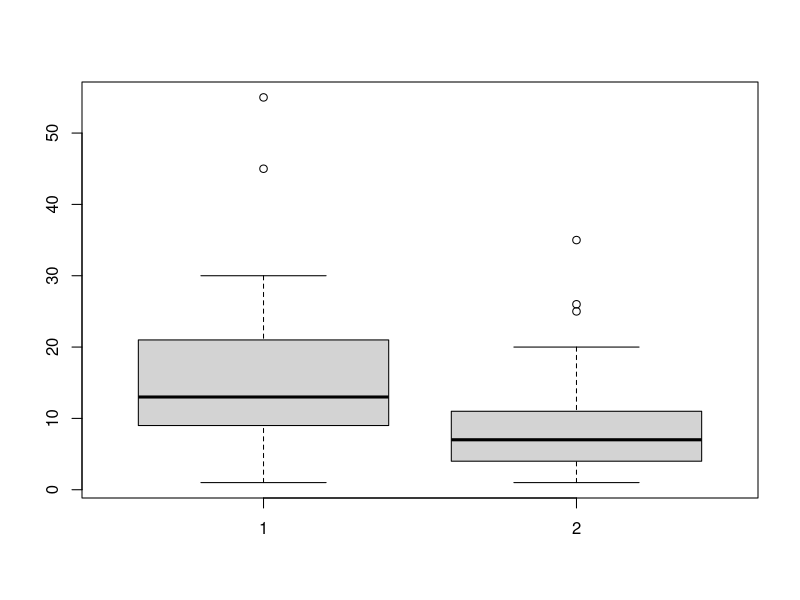

This figure's R source:
## ---- chunk 1
knitr::opts_chunk$set(echo = TRUE)
## ---- chunk 2
Emp <- data.frame("EMP" = 1:15, "MES" = c(8,9,4,5,3,6,8,6,6,8,5,5,6,4,4), 
                  "SET" = c('C','C','I','I','I','C','C','I','I','C','C','I','C','I','I'), 
                  "TAM" = c('G','M','G','M','M','P','G','M','P','M','P','P','M','M','G'))
## ---- chunk 3
C <- Emp[ which(Emp$SET == "C"),]
I <- Emp[ which(Emp$SET == "I"),]
## ---- chunk 4
#Media e mediana de cada grupo

mean(C$MES) 
mean(I$MES) 

median(C$MES)
median(I$MES)

  #Desvio Padrão de cada grupo

sd(C$MES) 
sd(I$MES) 

## ---- chunk 5
fivenum(Emp$MES) 
## ---- chunk 6
G <- Emp[ which(Emp$TAM == "G"),]  ##Tamanho grande
M <- Emp[ which(Emp$TAM == "M"),]  ##Tamanho médio
P <- Emp[ which(Emp$TAM == "P"),]  ##Tamanho pequeno

median(G$MES) 
median(M$MES) 
median(P$MES) 

mean(G$MES) 
mean(M$MES) 
mean(P$MES) 

sd(G$MES) 
sd(M$MES) 
sd(P$MES) 


## ---- chunk 7
Inv <- data.frame("CID" = c("A", "B", "C", "D", "E", "F", "G", "H", "I", "J"),
                  "INV" = c(26,16, 14,10, 19, 15, 19, 16, 19, 18))
## ---- chunk 8
mean(Inv$INV)
## ---- chunk 9
s <- sd(Inv$INV) 

mean(Inv$INV) - (2*s) ##Identificando valor para programa especial 
## ---- chunk 10

mean(Inv$INV) - (2*s) #Valor minimo investimento básico
mean(Inv$INV) + (2*s) #Valor maximo investimento basico


invba <- Inv[ which(Inv$INV < 25.56 
                         & Inv$INV > 8.83), ] #Selecionando casos com investimento básico

mean(invba$INV) #media investimento basico
## ---- chunk 11
Est <- data.frame("IND" = 1:20, "A" = c(55,2,13,11,23,2,15,12,14,28,12,45,19,30,16,12,7,13,1,7),
                  "B" =  c(20,7,6,5,3,25,5,3,3,10,8,5,1,35,9,8,12,2,26,NA))
## ---- chunk 12
mean(Est$A) ##Media estimulo A = 16.85
mean(Est$B, na.rm = TRUE) ##Media estimulo B = 10.16

median(Est$A) ##Mediana estimulo A = 13
median(Est$B, na.rm = TRUE) ##Mediana estimulo B  = 7

sd(Est$A) ##Desvio padrao estimulo A = 13.80
sd(Est$B, na.rm = TRUE) ##Desvio padrao estimulo B = 9.45
## ---- chunk 13
boxplot(Est$A, Est$B)
## ---- chunk 14
fam <- data.frame("FAM" = c("A", "B", "C", "D", "E", "F", "G", "H", "I", "J"), "REN" = 
                    c(12,16,18,20,28,30,40,48,50,54), "SAU" = c(7.2,7.4,7,6.5,6.6,6.7,6,5.6,6,5.5))
## ---- chunk 15
mean(fam$REN) #Media renda familia 
mean(fam$SAU) #Media percentual gasto com saude 

sd(fam$REN) #sd renda familia 
sd(fam$SAU) #sd percentual gasto com saude 

cov(fam$REN, fam$SAU) #cov entre as duas variaveis

cor(fam$REN, fam$SAU) #correlacao entre as duas variaveis
## ---- chunk 16
not <- data.frame("ALU" = c("A", "B", "C", "D", "E", "F", "G", "H", "I"), "PI" = 
                    c(7.5,8.2,8.5,8.7,8.8,9.1,9.2,9.3,10), "P2" = c(8.2, 8,8.3,
                                                                    8.5,9.4,9.6,9,9.3,9.7))
## ---- chunk 17
cor(not$PI, not$P2)
## ---- chunk 18
Banco <- data.frame("RES" = 1:1000) 

Banco$valor <- ifelse(Banco$RES <= 620, 1, 0) ##Até 620 atribuir valor 1 e depois valor 0
## ---- chunk 19
mean(Banco$valor) 

sd(Banco$valor)
## ---- chunk 20
error <- qnorm(0.975) 
## ---- chunk 21
0.62 + (error*0.486/sqrt(1000)) ##Valor máximo dentro do IC de 95
0.62 - (error*0.486/sqrt(1000)) ##Valor minimo dentro do IC de 95
## ---- chunk 22
Zs <- 1.96^2 ##Calculando Z ao quadrado
E <- 0.05^2  ##Calculando erro ao quadrado

0.5*(1-0.5) ##Executando parte da fórmula para obter valor final com p

n <- Zs* 0.25/E ##Obtendo o valor de N com erro de 0.05

print(n)
## ---- chunk 23
E <- 0.02^2 ##Caclulando erro ao quadro de 0.02

n <- Zs* 0.25/E ##Obtendo o valor de N com erro de 0.02

print(n)

## ---- chunk 24
0.25*(1-0.25) ##Executando parte da fórmula para obter valor final com p

n <- Zs* 0.1875/E ##Obtendo o valor de N com erro de 0.02 e informação de 25% dos eleitores

print(n)

## ---- chunk 25
Banco <- data.frame("Elet" = 1:2401) ##Criando o banco

Banco$valor <- ifelse(Banco$Elet <= 564, 1, 0) ##Até 564 atribuir valor 1 e depois valor 0

mean(Banco$valor) ##media
sd(Banco$valor) ##Desvio padrao

error <- qnorm(0.975) ##identificando valor Z para 95%
## ---- chunk 26
0.235 + (error*0.424/sqrt(2401)) 
##Valor máximo dentro do IC de 95
0.235 - (error*0.424/sqrt(2401)) 
##Valor minimo dentro do IC de 95
## ---- chunk 27
droga <- matrix(cbind(c(450,100),c(150,300)), nrow = 2, 
                dimnames = list(c("FAV","CONT"), c("ESQ","DIR"))) 

options(scipen=999) ##desativando a função de notação científica no output 

## ---- chunk 28
chisq.test(droga)
## ---- chunk 29
election <- data.frame("YEAR" = seq(from = 1964, to = 2006, by = 2 ), "HOUSE" = 
                    c(87,88,97,85,94,88,96,94,91,90,95,98,98,96,88,90,94,98,98,96,98,94), 
                    "SEN" = c(85,88,71,77,74,85,64,60,55,93,90,75,85,96,83,92,91,90,79,86,96,79)) 
## ---- chunk 30
election$SCANDAL <- ifelse(election$YEAR <= 1972, 0,1)
## ---- chunk 31
t.test(election$HOUSE ~ election$SCANDAL) 
##teste t comparando antes e depois do escândalo para a câmara

t.test(election$SEN ~ election$SCANDAL) 
##teste t comparando antes e depois do escândalo para o senado
## ---- chunk 32
vote <- data.frame("YEAR" = seq(from = 1876, to = 1932, by = 4 ), 
                   "GROWTH" =  c(5.11,3.879,1.589,-5.553, 2.763,-10.024,-1.425,-2.421,
                                 -6.281,4.164, 2.229,-11.463,-3.872,4.623, -14.586), 
                   "VOTES" = c(48.516,50.22,49.846,50.414,48.268,47.76,53.171,
                               60.006,54.483,54.708,51.682,36.148,58.263,58.756,40.851))
## ---- chunk 33
cor.test(vote$GROWTH, vote$VOTES)
